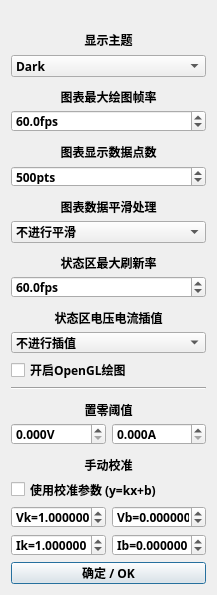
<?xml version="1.0" encoding="UTF-8"?>
<ui version="4.0">
 <class>DialogGraphics</class>
 <widget class="QDialog" name="DialogGraphics">
  <property name="windowModality">
   <enum>Qt::WindowModal</enum>
  </property>
  <property name="enabled">
   <bool>true</bool>
  </property>
  <property name="geometry">
   <rect>
    <x>0</x>
    <y>0</y>
    <width>217</width>
    <height>595</height>
   </rect>
  </property>
  <property name="sizePolicy">
   <sizepolicy hsizetype="Fixed" vsizetype="Fixed">
    <horstretch>0</horstretch>
    <verstretch>0</verstretch>
   </sizepolicy>
  </property>
  <property name="minimumSize">
   <size>
    <width>217</width>
    <height>595</height>
   </size>
  </property>
  <property name="maximumSize">
   <size>
    <width>242</width>
    <height>632</height>
   </size>
  </property>
  <property name="windowTitle">
   <string>图形设置</string>
  </property>
  <property name="sizeGripEnabled">
   <bool>false</bool>
  </property>
  <property name="modal">
   <bool>true</bool>
  </property>
  <layout class="QVBoxLayout" name="verticalLayout">
   <item>
    <widget class="QLabel" name="label">
     <property name="maximumSize">
      <size>
       <width>16777215</width>
       <height>20</height>
      </size>
     </property>
     <property name="text">
      <string/>
     </property>
    </widget>
   </item>
   <item>
    <widget class="QLabel" name="label_36">
     <property name="minimumSize">
      <size>
       <width>0</width>
       <height>0</height>
      </size>
     </property>
     <property name="maximumSize">
      <size>
       <width>999</width>
       <height>16777215</height>
      </size>
     </property>
     <property name="font">
      <font>
       <family>Sarasa Fixed SC SemiBold</family>
       <bold>true</bold>
      </font>
     </property>
     <property name="text">
      <string>显示主题</string>
     </property>
     <property name="alignment">
      <set>Qt::AlignCenter</set>
     </property>
     <property name="margin">
      <number>6</number>
     </property>
    </widget>
   </item>
   <item>
    <widget class="QComboBox" name="comboTheme">
     <property name="font">
      <font>
       <family>Sarasa Fixed SC SemiBold</family>
       <bold>true</bold>
      </font>
     </property>
     <property name="layoutDirection">
      <enum>Qt::LeftToRight</enum>
     </property>
     <property name="editable">
      <bool>false</bool>
     </property>
     <property name="sizeAdjustPolicy">
      <enum>QComboBox::AdjustToContentsOnFirstShow</enum>
     </property>
     <item>
      <property name="text">
       <string>Dark</string>
      </property>
     </item>
     <item>
      <property name="text">
       <string>Light</string>
      </property>
     </item>
     <item>
      <property name="text">
       <string>Auto</string>
      </property>
     </item>
    </widget>
   </item>
   <item>
    <widget class="QLabel" name="label_35">
     <property name="minimumSize">
      <size>
       <width>0</width>
       <height>28</height>
      </size>
     </property>
     <property name="maximumSize">
      <size>
       <width>999</width>
       <height>16777215</height>
      </size>
     </property>
     <property name="font">
      <font>
       <family>Sarasa Fixed SC SemiBold</family>
       <bold>true</bold>
      </font>
     </property>
     <property name="text">
      <string>图表最大绘图帧率</string>
     </property>
     <property name="alignment">
      <set>Qt::AlignCenter</set>
     </property>
     <property name="margin">
      <number>6</number>
     </property>
    </widget>
   </item>
   <item>
    <widget class="QDoubleSpinBox" name="spinMaxFps">
     <property name="font">
      <font>
       <family>Sarasa Fixed SC SemiBold</family>
       <bold>true</bold>
      </font>
     </property>
     <property name="alignment">
      <set>Qt::AlignLeading|Qt::AlignLeft|Qt::AlignVCenter</set>
     </property>
     <property name="suffix">
      <string>fps</string>
     </property>
     <property name="decimals">
      <number>1</number>
     </property>
     <property name="minimum">
      <double>1.000000000000000</double>
     </property>
     <property name="maximum">
      <double>120.000000000000000</double>
     </property>
     <property name="singleStep">
      <double>5.000000000000000</double>
     </property>
     <property name="value">
      <double>60.000000000000000</double>
     </property>
    </widget>
   </item>
   <item>
    <widget class="QLabel" name="label_37">
     <property name="minimumSize">
      <size>
       <width>0</width>
       <height>28</height>
      </size>
     </property>
     <property name="maximumSize">
      <size>
       <width>999</width>
       <height>16777215</height>
      </size>
     </property>
     <property name="font">
      <font>
       <family>Sarasa Fixed SC SemiBold</family>
       <bold>true</bold>
      </font>
     </property>
     <property name="text">
      <string>图表显示数据点数</string>
     </property>
     <property name="alignment">
      <set>Qt::AlignCenter</set>
     </property>
     <property name="margin">
      <number>6</number>
     </property>
    </widget>
   </item>
   <item>
    <widget class="QSpinBox" name="spinDataLength">
     <property name="font">
      <font>
       <family>Sarasa Fixed SC SemiBold</family>
       <bold>true</bold>
      </font>
     </property>
     <property name="alignment">
      <set>Qt::AlignLeading|Qt::AlignLeft|Qt::AlignVCenter</set>
     </property>
     <property name="suffix">
      <string>pts</string>
     </property>
     <property name="prefix">
      <string/>
     </property>
     <property name="minimum">
      <number>100</number>
     </property>
     <property name="maximum">
      <number>10000</number>
     </property>
     <property name="singleStep">
      <number>100</number>
     </property>
     <property name="value">
      <number>500</number>
     </property>
    </widget>
   </item>
   <item>
    <widget class="QLabel" name="label_40">
     <property name="minimumSize">
      <size>
       <width>0</width>
       <height>28</height>
      </size>
     </property>
     <property name="maximumSize">
      <size>
       <width>999</width>
       <height>16777215</height>
      </size>
     </property>
     <property name="font">
      <font>
       <family>Sarasa Fixed SC SemiBold</family>
       <bold>true</bold>
      </font>
     </property>
     <property name="text">
      <string>图表数据平滑处理</string>
     </property>
     <property name="alignment">
      <set>Qt::AlignCenter</set>
     </property>
     <property name="margin">
      <number>6</number>
     </property>
    </widget>
   </item>
   <item>
    <widget class="QComboBox" name="comboAvgMode">
     <property name="font">
      <font>
       <family>Sarasa Fixed SC SemiBold</family>
       <bold>true</bold>
      </font>
     </property>
     <property name="layoutDirection">
      <enum>Qt::LeftToRight</enum>
     </property>
     <property name="editable">
      <bool>false</bool>
     </property>
     <property name="currentIndex">
      <number>0</number>
     </property>
     <property name="sizeAdjustPolicy">
      <enum>QComboBox::AdjustToContentsOnFirstShow</enum>
     </property>
     <item>
      <property name="text">
       <string>不进行平滑</string>
      </property>
     </item>
     <item>
      <property name="text">
       <string>三值平均</string>
      </property>
     </item>
     <item>
      <property name="text">
       <string>九值平均</string>
      </property>
     </item>
    </widget>
   </item>
   <item>
    <widget class="QLabel" name="label_38">
     <property name="minimumSize">
      <size>
       <width>0</width>
       <height>28</height>
      </size>
     </property>
     <property name="maximumSize">
      <size>
       <width>999</width>
       <height>16777215</height>
      </size>
     </property>
     <property name="font">
      <font>
       <family>Sarasa Fixed SC SemiBold</family>
       <bold>true</bold>
      </font>
     </property>
     <property name="text">
      <string>状态区最大刷新率</string>
     </property>
     <property name="alignment">
      <set>Qt::AlignCenter</set>
     </property>
     <property name="margin">
      <number>6</number>
     </property>
    </widget>
   </item>
   <item>
    <widget class="QDoubleSpinBox" name="spinStateFps">
     <property name="font">
      <font>
       <family>Sarasa Fixed SC SemiBold</family>
       <bold>true</bold>
      </font>
     </property>
     <property name="alignment">
      <set>Qt::AlignLeading|Qt::AlignLeft|Qt::AlignVCenter</set>
     </property>
     <property name="suffix">
      <string>fps</string>
     </property>
     <property name="decimals">
      <number>1</number>
     </property>
     <property name="minimum">
      <double>1.000000000000000</double>
     </property>
     <property name="maximum">
      <double>120.000000000000000</double>
     </property>
     <property name="singleStep">
      <double>5.000000000000000</double>
     </property>
     <property name="value">
      <double>60.000000000000000</double>
     </property>
    </widget>
   </item>
   <item>
    <widget class="QLabel" name="label_39">
     <property name="minimumSize">
      <size>
       <width>0</width>
       <height>28</height>
      </size>
     </property>
     <property name="maximumSize">
      <size>
       <width>999</width>
       <height>16777215</height>
      </size>
     </property>
     <property name="font">
      <font>
       <family>Sarasa Fixed SC SemiBold</family>
       <bold>true</bold>
      </font>
     </property>
     <property name="text">
      <string>状态区电压电流插值</string>
     </property>
     <property name="alignment">
      <set>Qt::AlignCenter</set>
     </property>
     <property name="margin">
      <number>6</number>
     </property>
    </widget>
   </item>
   <item>
    <widget class="QComboBox" name="comboInterp">
     <property name="font">
      <font>
       <family>Sarasa Fixed SC SemiBold</family>
       <bold>true</bold>
      </font>
     </property>
     <property name="layoutDirection">
      <enum>Qt::LeftToRight</enum>
     </property>
     <property name="editable">
      <bool>false</bool>
     </property>
     <property name="currentIndex">
      <number>0</number>
     </property>
     <property name="sizeAdjustPolicy">
      <enum>QComboBox::AdjustToContentsOnFirstShow</enum>
     </property>
     <item>
      <property name="text">
       <string>不进行插值</string>
      </property>
     </item>
     <item>
      <property name="text">
       <string>一位插值</string>
      </property>
     </item>
     <item>
      <property name="text">
       <string>二位插值</string>
      </property>
     </item>
     <item>
      <property name="text">
       <string>三位插值</string>
      </property>
     </item>
    </widget>
   </item>
   <item>
    <widget class="QCheckBox" name="checkBoxOpenGL">
     <property name="font">
      <font>
       <family>Sarasa Fixed SC SemiBold</family>
       <bold>true</bold>
      </font>
     </property>
     <property name="text">
      <string>开启OpenGL绘图</string>
     </property>
    </widget>
   </item>
   <item>
    <widget class="Line" name="line">
     <property name="orientation">
      <enum>Qt::Horizontal</enum>
     </property>
    </widget>
   </item>
   <item>
    <widget class="QLabel" name="label_42">
     <property name="minimumSize">
      <size>
       <width>0</width>
       <height>28</height>
      </size>
     </property>
     <property name="maximumSize">
      <size>
       <width>999</width>
       <height>16777215</height>
      </size>
     </property>
     <property name="font">
      <font>
       <family>Sarasa Fixed SC SemiBold</family>
       <bold>true</bold>
      </font>
     </property>
     <property name="text">
      <string>置零阈值</string>
     </property>
     <property name="alignment">
      <set>Qt::AlignCenter</set>
     </property>
     <property name="margin">
      <number>6</number>
     </property>
    </widget>
   </item>
   <item>
    <layout class="QHBoxLayout" name="horizontalLayout_2">
     <property name="spacing">
      <number>6</number>
     </property>
     <item>
      <widget class="QDoubleSpinBox" name="spinStateVThres">
       <property name="font">
        <font>
         <family>Sarasa Fixed SC SemiBold</family>
         <bold>true</bold>
        </font>
       </property>
       <property name="alignment">
        <set>Qt::AlignLeading|Qt::AlignLeft|Qt::AlignVCenter</set>
       </property>
       <property name="suffix">
        <string>V</string>
       </property>
       <property name="decimals">
        <number>3</number>
       </property>
       <property name="minimum">
        <double>0.000000000000000</double>
       </property>
       <property name="maximum">
        <double>1.000000000000000</double>
       </property>
       <property name="singleStep">
        <double>0.001000000000000</double>
       </property>
       <property name="value">
        <double>0.000000000000000</double>
       </property>
      </widget>
     </item>
     <item>
      <widget class="QDoubleSpinBox" name="spinStateIThres">
       <property name="font">
        <font>
         <family>Sarasa Fixed SC SemiBold</family>
         <bold>true</bold>
        </font>
       </property>
       <property name="alignment">
        <set>Qt::AlignLeading|Qt::AlignLeft|Qt::AlignVCenter</set>
       </property>
       <property name="suffix">
        <string>A</string>
       </property>
       <property name="decimals">
        <number>3</number>
       </property>
       <property name="minimum">
        <double>0.000000000000000</double>
       </property>
       <property name="maximum">
        <double>1.000000000000000</double>
       </property>
       <property name="singleStep">
        <double>0.001000000000000</double>
       </property>
       <property name="value">
        <double>0.000000000000000</double>
       </property>
      </widget>
     </item>
    </layout>
   </item>
   <item>
    <widget class="QLabel" name="labelCali">
     <property name="minimumSize">
      <size>
       <width>0</width>
       <height>28</height>
      </size>
     </property>
     <property name="maximumSize">
      <size>
       <width>999</width>
       <height>16777215</height>
      </size>
     </property>
     <property name="font">
      <font>
       <family>Sarasa Fixed SC SemiBold</family>
       <bold>true</bold>
      </font>
     </property>
     <property name="text">
      <string>手动校准</string>
     </property>
     <property name="alignment">
      <set>Qt::AlignCenter</set>
     </property>
     <property name="margin">
      <number>6</number>
     </property>
    </widget>
   </item>
   <item>
    <widget class="QCheckBox" name="checkBoxUseCali">
     <property name="font">
      <font>
       <family>Sarasa Fixed SC SemiBold</family>
       <bold>true</bold>
      </font>
     </property>
     <property name="text">
      <string>使用校准参数 (y=kx+b)</string>
     </property>
    </widget>
   </item>
   <item>
    <layout class="QHBoxLayout" name="horizontalLayout_3">
     <property name="spacing">
      <number>6</number>
     </property>
     <item>
      <widget class="QDoubleSpinBox" name="spinCaliVk">
       <property name="font">
        <font>
         <family>Sarasa Fixed SC SemiBold</family>
         <bold>true</bold>
        </font>
       </property>
       <property name="alignment">
        <set>Qt::AlignLeading|Qt::AlignLeft|Qt::AlignVCenter</set>
       </property>
       <property name="prefix">
        <string>Vk=</string>
       </property>
       <property name="suffix">
        <string/>
       </property>
       <property name="decimals">
        <number>6</number>
       </property>
       <property name="minimum">
        <double>-100.000000000000000</double>
       </property>
       <property name="maximum">
        <double>100.000000000000000</double>
       </property>
       <property name="singleStep">
        <double>0.001000000000000</double>
       </property>
       <property name="value">
        <double>1.000000000000000</double>
       </property>
      </widget>
     </item>
     <item>
      <widget class="QDoubleSpinBox" name="spinCaliVb">
       <property name="font">
        <font>
         <family>Sarasa Fixed SC SemiBold</family>
         <bold>true</bold>
        </font>
       </property>
       <property name="alignment">
        <set>Qt::AlignLeading|Qt::AlignLeft|Qt::AlignVCenter</set>
       </property>
       <property name="prefix">
        <string>Vb=</string>
       </property>
       <property name="suffix">
        <string/>
       </property>
       <property name="decimals">
        <number>6</number>
       </property>
       <property name="minimum">
        <double>-100.000000000000000</double>
       </property>
       <property name="maximum">
        <double>100.000000000000000</double>
       </property>
       <property name="singleStep">
        <double>0.001000000000000</double>
       </property>
       <property name="value">
        <double>0.000000000000000</double>
       </property>
      </widget>
     </item>
    </layout>
   </item>
   <item>
    <layout class="QHBoxLayout" name="horizontalLayout_4">
     <property name="spacing">
      <number>6</number>
     </property>
     <item>
      <widget class="QDoubleSpinBox" name="spinCaliIk">
       <property name="font">
        <font>
         <family>Sarasa Fixed SC SemiBold</family>
         <bold>true</bold>
        </font>
       </property>
       <property name="alignment">
        <set>Qt::AlignLeading|Qt::AlignLeft|Qt::AlignVCenter</set>
       </property>
       <property name="prefix">
        <string>Ik=</string>
       </property>
       <property name="suffix">
        <string/>
       </property>
       <property name="decimals">
        <number>6</number>
       </property>
       <property name="minimum">
        <double>-100.000000000000000</double>
       </property>
       <property name="maximum">
        <double>100.000000000000000</double>
       </property>
       <property name="singleStep">
        <double>0.001000000000000</double>
       </property>
       <property name="value">
        <double>1.000000000000000</double>
       </property>
      </widget>
     </item>
     <item>
      <widget class="QDoubleSpinBox" name="spinCaliIb">
       <property name="font">
        <font>
         <family>Sarasa Fixed SC SemiBold</family>
         <bold>true</bold>
        </font>
       </property>
       <property name="alignment">
        <set>Qt::AlignLeading|Qt::AlignLeft|Qt::AlignVCenter</set>
       </property>
       <property name="prefix">
        <string>Ib=</string>
       </property>
       <property name="suffix">
        <string/>
       </property>
       <property name="decimals">
        <number>6</number>
       </property>
       <property name="minimum">
        <double>-100.000000000000000</double>
       </property>
       <property name="maximum">
        <double>100.000000000000000</double>
       </property>
       <property name="singleStep">
        <double>0.001000000000000</double>
       </property>
       <property name="value">
        <double>0.000000000000000</double>
       </property>
      </widget>
     </item>
    </layout>
   </item>
   <item>
    <widget class="QPushButton" name="btnClose">
     <property name="font">
      <font>
       <family>Sarasa Fixed SC SemiBold</family>
       <bold>true</bold>
      </font>
     </property>
     <property name="text">
      <string>确定 / OK</string>
     </property>
    </widget>
   </item>
  </layout>
 </widget>
 <resources/>
 <connections/>
</ui>
